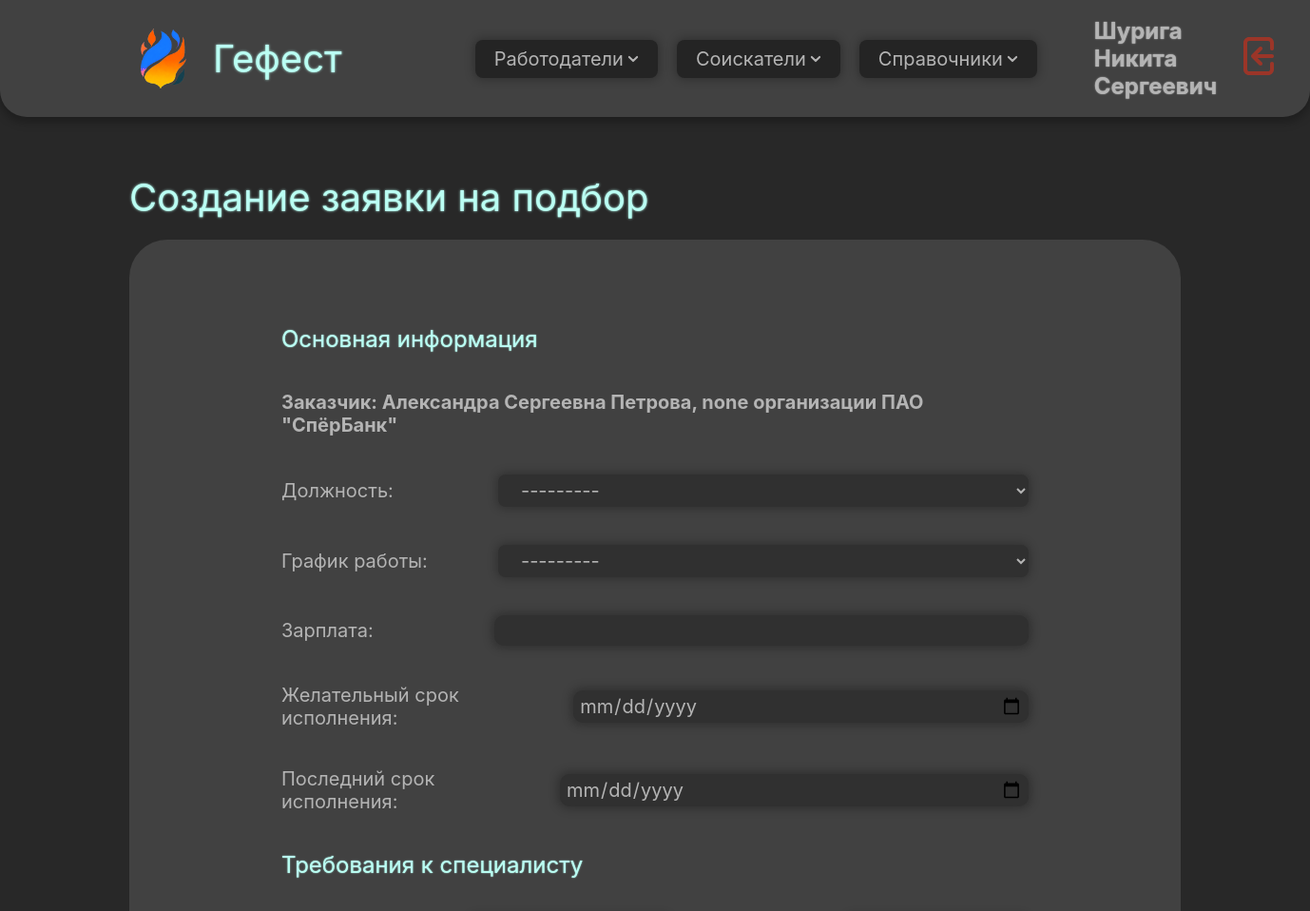
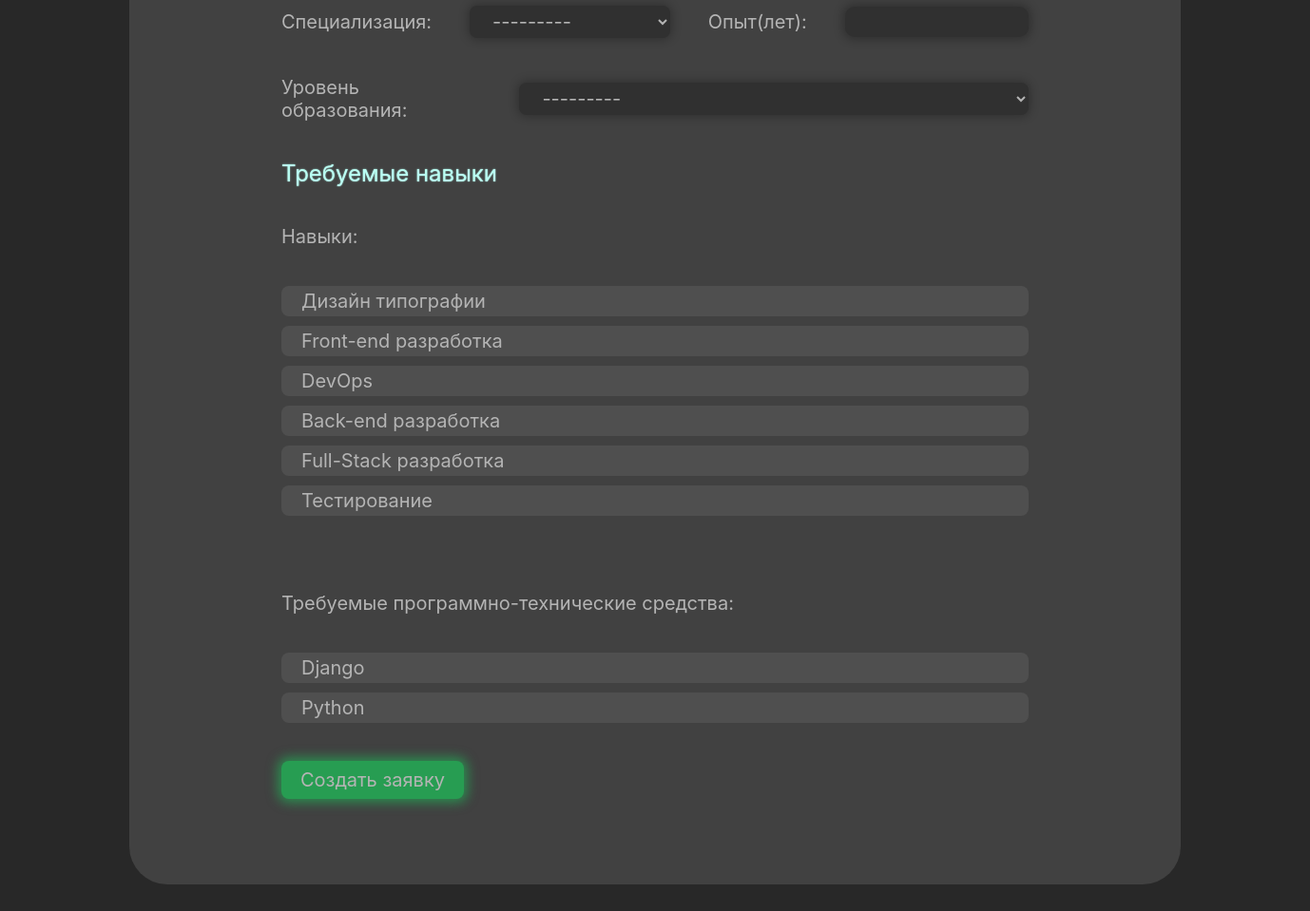
Screenshot of /applications/create/employer/17 (signed in) with the database file from the repository (2 pictures, top to bottom).
### domain/models.py (models this page shows, shortened)
class CustomUser(AbstractUser):
    patronymic = models.CharField(max_length=255, blank=False, null=False, verbose_name='Отчество')
    phone_number = PhoneNumberField(region="RU", blank=False, null=False, verbose_name='Номер телефона')
    profile_photo = models.ImageField(blank=True, null=True, verbose_name='Фото профиля', upload_to='user_photos')
    class Meta:
        verbose_name = 'Пользователь'
        verbose_name_plural = 'Пользователи'

class Person(models.Model):
    surname = models.CharField(max_length=255, blank=False, null=False, verbose_name='Фамилия')
    name = models.CharField(max_length=255, blank=False, null=False, verbose_name='Имя')
    patronymic = models.CharField(max_length=255, blank=False, null=False, verbose_name='Отчество')
    email = models.EmailField(blank=False, max_length=254, verbose_name='Почта')
    phone = models.CharField(max_length=18, blank=False, null=False, verbose_name='Номер телефона')
    profile_photo = models.ImageField(blank=True, null=True, verbose_name='Фото профиля', upload_to='person_photos')
    class Meta:
        verbose_name = 'Индивид'
        verbose_name_plural = 'Индивиды'

class Employer(Person):
    organization = models.ForeignKey('Organization', on_delete=models.CASCADE,
                                     blank=True, null=True, verbose_name='Организация')
    position = models.CharField(max_length=90, blank=True, null=True, verbose_name='Должность')
    class Meta:
        verbose_name = 'Работодатель'
        verbose_name_plural = 'Работодатели'

class Organization(models.Model):
    name = models.CharField(max_length=255, blank=False, null=False, verbose_name='Наименование')
    payment_account = models.CharField(max_length=20, blank=False, null=False, verbose_name='Расчетный счет')
    okved_kode = models.CharField(max_length=9, blank=True, null=True, verbose_name='Код ОКВЭД')
    organizational_legal_form = models.ForeignKey('OrganizationalLegalForm', on_delete=models.PROTECT,
                                                  null=False, blank=False, verbose_name='ОПФ')
    inn = models.CharField(max_length=12, blank=False, null=False, verbose_name='ИНН')
    address = models.ForeignKey('Address', on_delete=models.PROTECT,
                                null=False, blank=False, verbose_name='Адрес')
    class Meta:
        verbose_name = 'Организация'
        verbose_name_plural = 'Организации'

class OrganizationalLegalForm(models.Model):
    name = models.CharField(max_length=90, blank=False, null=False, verbose_name='Наименование')
    short_name = models.CharField(max_length=10, blank=False, null=False, verbose_name='Краткое наименование')
    def __str__(self):
        return '%s' % self.short_name
    class Meta:
        verbose_name = 'Организационно-правовая форма'
        verbose_name_plural = 'Организационно-правовые формы'

class Skill(models.Model):
    name = models.CharField(max_length=100, blank=False, null=False, verbose_name='Наименование')
    def __str__(self):
        return '%s' % self.name
    class Meta:
        verbose_name = 'Навык'
        verbose_name_plural = 'Навыки'

class SoftwareAndHardwareTool(models.Model):
    name = models.CharField(max_length=255, blank=False, null=False, verbose_name='Наименование')
    def __str__(self):
        return '%s' % self.name
    class Meta:
        verbose_name = 'Программно-техническое средство'
        verbose_name_plural = 'Программно-технические средства'

### domain/views/employres_views.py (the view)
# urls.py: path('applications/create/employer/<str:employer_id>', application_create_view, name='application_create'),
def application_create_view(request, employer_id):
    employer = Employer.objects.get(id=employer_id)
    if request.method == 'POST':
        form = ApplicationForm(request.POST)
        if form.is_valid():
            employee = Employee.objects.get(id=request.user.id)
            application = form.save(commit=False)
            application.employer = employer
            application.employee = employee
            application.save()
            form.save_m2m()
            return redirect('home')
    else:
        form = ApplicationForm()
    context = {
        'employer': employer,
        'form': form
    }
    return render(request, 'employers/create/application_create.html', context)

### domain/context_processors.py (called while the page is built)
def user(request):
    return {'user': auth(request)['user']}

### domain/models.py (called while the page is built)
    def __str__(self):
        return '%s' % self.name

    def __str__(self):
        return '%s' % self.name

    def __str__(self):
        return '%s' % self.name

    def __str__(self):
        return '%s' % self.name

### domain/templates/employers/create/application_create.html (shortened to what this page needs)
{% extends 'base.html' %}
{% load widget_tweaks %}
{% load static %}
{% block content %}
    <section class="split-section flex-vertical gap-2em">
        <div class="content-block flex-vertical gap-1em">
            <h1 class="title">Создание заявки на подбор</h1>
            <div class="content-box flex-vertical gap-1em" style="padding: 4em 8em;">
                <form method="POST" class="input-form flex-vertical gap-2em">
                    <h1 class="title text-size-larger">Основная информация</h1>
                    <h1>
                        Заказчик: {{ employer.name }} {{ employer.patronymic }} {{ employer.surname }}, {{ employer.position|lower }}
                        организации {{ employer.organization.organizational_legal_form }}
                        "{{ employer.organization.name }}"</h1>
                    <p class="flex-horizontal gap-2em">
                        <label for="{{ form.position.id_for_label }}">{{ form.position.label }}: </label>
                        {{ form.position }}
                    </p>
                    <p class="flex-horizontal gap-2em">
                        <label for="{{ form.work_schedule.id_for_label }}">{{ form.work_schedule.label }}: </label>
                        {{ form.work_schedule }}
                    </p>
                    <p class="flex-horizontal gap-2em">
                        <label for="{{ form.salary.id_for_label }}">{{ form.salary.label }}: </label>
                        {{ form.salary }}
                    </p>
                    <p class="flex-horizontal gap-2em">
                        <label for="{{ form.desired_date.id_for_label }}">{{ form.desired_date.label }}: </label>
                        {{ form.desired_date }}
                    </p>
                    <p class="flex-horizontal gap-2em">
                        <label for="{{ form.final_date.id_for_label }}">{{ form.final_date.label }}: </label>
                        {{ form.final_date }}
                    </p>
                    <h1 class="title text-size-larger">Требования к специалисту</h1>
                    <p class="flex-horizontal gap-2em">
                        <label for="{{ form.specialization.id_for_label }}">{{ form.specialization.label }}: </label>
                        {{ form.specialization }}
                        <label for="{{ form.experience.id_for_label }}">{{ form.experience.label }}: </label>
                        {{ form.experience }}
                    </p>
                    <p class="flex-horizontal gap-2em">
                        <label for="{{ form.education_level.id_for_label }}">{{ form.education_level.label }}: </label>
                        {{ form.education_level }}
                    </p>
                    <h1 class="title text-size-larger">Требуемые навыки</h1>
                    <p class="flex-horizontal gap-2em">
                        <label for="{{ form.skills.id_for_label }}">{{ form.skills.label }}: </label>
                    </p>
                    {{ form.skills|add_class:"flex-vertical gap-05em checkbox-div" }}
                    <p class="flex-horizontal gap-2em" style="padding-top: 2em">
                        <label for="{{ form.software_and_hardware_tools.id_for_label }}">{{ form.software_and_hardware_tools.label }}: </label>
                    </p>
                    {{ form.software_and_hardware_tools|add_class:"flex-vertical gap-05em checkbox-div" }}
                    <button type="submit" class="button submit">Создать заявку</button>
                </form>
            </div>
        </div>
    </section>
{% endblock %}

### domain/templates/components/navbar.html (shortened to what this page needs)
{% load static %}
{% block content %}
    <div class="nav-bar flex-horizontal gap-1em">
        <div class="nav-part flex-horizontal gap-1em">
            <a href="{% url 'home' %}">
            <div class="flex-horizontal gap-1em">
                <div class="logo-container">
                    <img src="{% static 'images/logo.png' %}" class="logo"/>
                </div>
                <div class="title" style="padding-right: 3em;">Гефест</div>
            </div>
                </a>
            <div class="button">
                Работодатели
                <img src="{% static 'icons/arrow-down.svg' %}" class="icon">
            </div>
            <button class="button">
                Соискатели
                <img src="{% static 'icons/arrow-down.svg' %}" class="icon">
            </button>
            <button class="button">
                Справочники
                <img src="{% static 'icons/arrow-down.svg' %}" class="icon">
            </button>
        </div>
        <div class="nav-part flex-horizontal gap-1em">
            <h2 class="text1">{{ user.last_name }} {{ user.first_name }} {{ user.patronymic }}</h2>
            <a href="{% url 'logout' %}">
                <img src="{% static 'icons/logout.svg' %}" class="logout-button"/>
            </a>
        </div>
    </div>
{% endblock content %}

### static/css/styles.css (style rules this page uses)
* { font-size: 20px; padding: 0; margin: 0; font-family: Inter, serif; color: var(--text-color); text-decoration: none; }
.body { background: var(--body-bg); display: block; flex-direction: column; align-items: center; height: 100%; width: 100%; }
.nav-bar { position: sticky; height: 100%; margin: auto; padding: 0.5em 6em; justify-content: space-between; align-items: center; border-radius: 0 0 1.4em 1.4em; background: var(--table-bg); box-shadow: 0 0.2em 0.5em 0.1em var(--element-shadow); }
.nav-part { height: 100%; padding: 0.4em 1em; justify-content: flex-start; flex-wrap: nowrap; }
.logout-button { filter: brightness(0) saturate(100%) invert(24%) sepia(29%) saturate(4645%) hue-rotate(345deg) brightness(83%) contrast(84%); }
.logo { align-self: stretch; object-fit: contain; }
.logo-container { width: 3.2em; aspect-ratio: 1 / 1; justify-content: center; align-items: center; display: flex }
.title { color: var(--title-color); font-size: 2em; font-weight: 400; word-wrap: break-word; text-shadow: 0 0 0.065em var(--title-color); }
.button { display: flex; justify-content: flex-start; align-items: center; border-style: none; border-radius: 0.4em; background: var(--button-bg); padding: 0.4em 1em; gap: 0.2em; box-shadow: 0 0 0.5em 0.1em var(--element-shadow); width: fit-content; }
.icon { filter: brightness(0) saturate(100%) invert(79%) sepia(16%) saturate(8%) hue-rotate(316deg) brightness(90%) contrast(87%); }
.split-section { flex: 1; width: auto; height: fit-content; }
.content-box { margin: 0; border-radius: 2em; background: var(--table-bg); }
.content-block { width: 100%; height: 100%; }
.text1 { font-size: larger; text-shadow: 0 0 0.07em var(--text-color); }
.input-form { padding-top: 0.5em; padding-bottom: 0.5em; justify-content: space-between; }
.input-form p { display: flex; flex-direction: row; justify-content: space-between; gap: 2em; }
.input-form p input { width: 70%; border-style: none; border-radius: 0.5em; padding: 0.2em 0.3em; background: var(--common-bg); box-shadow: 0 0 0.5em 0.15em var(--element-shadow); }
.input-form p select { width: 71%; display: flex; justify-content: flex-start; align-items: center; border-style: none; border-radius: 0.4em; background: var(--common-bg); padding: 0.2em 1em; gap: 0.2em; box-shadow: 0 0 0.5em 0.1em var(--element-shadow); }
button.submit { background: var(--submit-bg); box-shadow: 0 0 0.6em 0.2em var(--submit-shadow); }
.flex-horizontal { display: flex; flex-direction: row; align-items: center; }
.flex-horizontal.gap-1em { gap: 1em; }
.flex-horizontal.gap-2em { gap: 2em; }
.flex-vertical { display: flex; flex-direction: column; }
.flex-vertical.gap-05em { gap: 0.5em; }
.flex-vertical.gap-1em { gap: 1em; }
.flex-vertical.gap-2em { gap: 2em; }
.text-size-larger, .text-size-larger:hover, .text-size-larger:focus { font-size: larger; }
.checkbox-div div { background: var(--div-bg); border-radius: 1em; padding: 1em; }
.checkbox-div div { background: var(--div-bg); border-radius: 0.4em; padding: 0.2em 0.4em; }
.checkbox-div div label { display: flex; flex-direction: row; }

### static/css/darkcolors.css (style rules this page uses)
:root { --button-bg: #242424; --body-bg: #282828; --common-bg: #303030; --th-bg: #3a3a3a; --table-bg: #414141; --hover-bg: #464646; --td-bg: #4b4b4b; --div-bg: #4f4f4f; --text-color: #B4B4B4; --text-hover: #d0d0d0; --title-color: #BAFFF3; --element-shadow: rgba(0, 0, 0, 0.25); --shadow-next: rgba(48, 48, 48, 0.8); --error-color: #FF3838; --submit-bg: #279d52; --submit-shadow: rgba(39, 157, 82, 0.8); --submit-hover: #35d781; --submit-hover-shadow: rgba(53, 215, 129, 0.95); --reject-bg: #9D2727; --reject-shadow: rgba(150, 39, 39, 0.8); --reject-hover: #D73535; --reject-hover-shadow: rgba(215, 53, 53, 0.95); }

### rows the page displays
CustomUser: last_name "Шурига", first_name "Никита", patronymic "Сергеевич"
Person: name "Александра", patronymic "Сергеевна", surname "Петрова"
Employer: position "none", organization.organizational_legal_form "ПАО", organization.name "СпёрБанк"
Skill: skills "Дизайн типографии Front-end разработка DevOps Back-end разработка Full-Stack разработка Тестирование"
SoftwareAndHardwareTool: software_and_hardware_tools "Django Python"
